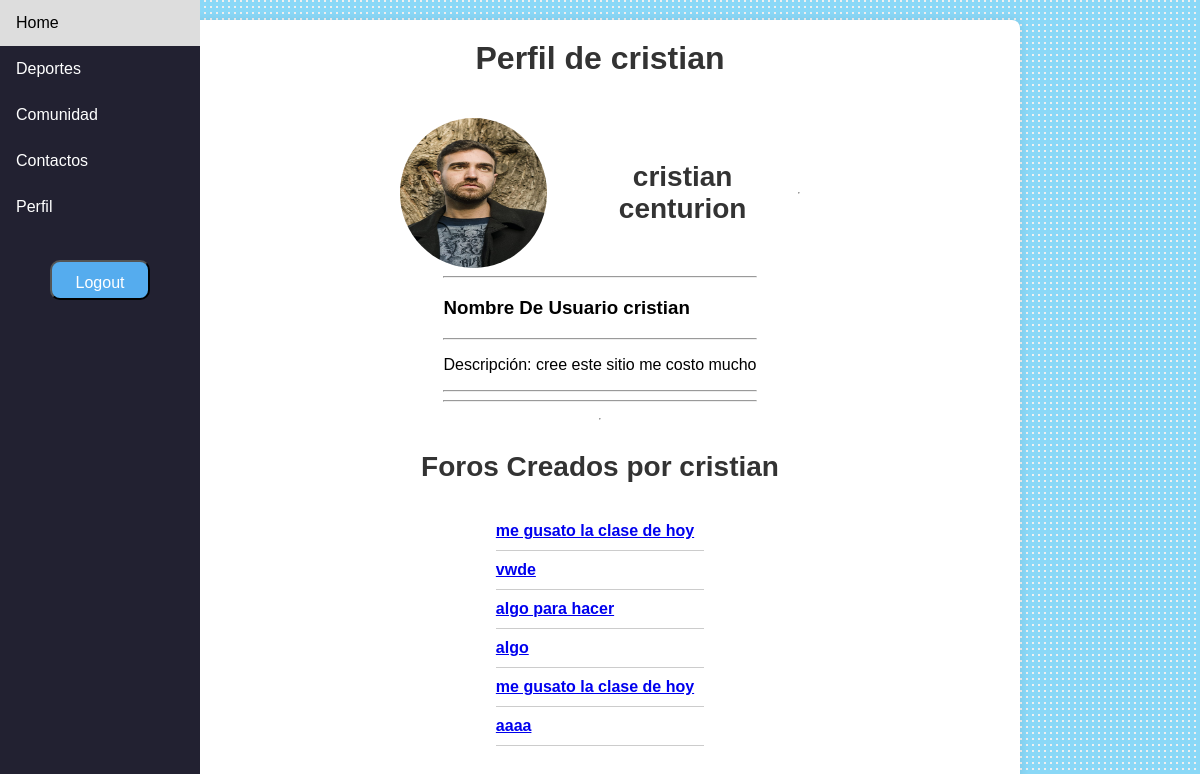
Page /perfil_ver/cristian/ (signed in) on the committed database.
### myapp/models.py (models this page shows, shortened)
class OtraClase(models.Model):
    edad = models.PositiveIntegerField(null=True, blank=True)
    foto_de_perfil = models.ImageField(upload_to='profile_pics/', null=True, blank=True)
    descripcion = models.TextField(blank=True)
    original = models.ForeignKey(User, on_delete=models.CASCADE)

class Foro(models.Model):
    creador = models.ForeignKey(User, on_delete=models.CASCADE)
    titulo = models.CharField(max_length=100)
    descripcion = models.TextField()
    deporte = models.ForeignKey(Deporte, on_delete=models.CASCADE)
    likes = models.IntegerField(default=0)
    usuarios_que_dieron_like = models.ManyToManyField(User, related_name='likes_foro', blank=True)

### myapp/views.py (the view)
# urls.py: path('perfil_ver/<str:username>/', views.ver_perfil_otro_usuario, name='ver_perfil_otro_usuario'),
@login_required
def ver_perfil_otro_usuario(request, username):
    otro_usuario = get_object_or_404(User, username=username)
    otra_clase = OtraClase.objects.filter(original=otro_usuario).first()
    foto_de_perfil_url = otra_clase.foto_de_perfil.url if otra_clase and otra_clase.foto_de_perfil else None
    foros_creados = Foro.objects.filter(creador=otro_usuario)
    saludo = request.user.is_authenticated
    return render(request, 'ver_perfil_otro_usuario.html', {
        'user': otro_usuario,
        'otra_clase': otra_clase,
        'foto_de_perfil_url': foto_de_perfil_url,
        'foros_creados': foros_creados,
        'mostrar_botones': False,
        'saludo': saludo ,
        })

### myapp/templates/ver_perfil_otro_usuario.html (shortened to what this page needs)
{% load static %}
<!DOCTYPE html>
<html lang="en">
<head>
    <link rel="stylesheet" type="text/css" href="{% static 'css/styles.css' %}">
    <link rel="stylesheet" type="text/css" href="{% static 'css/perfil.css' %}">
</head>
<body>
    <div class="navbar">
        <ul>
            <li><a href="/">Home</a></li>
            <li><a href="/deportes">Deportes</a></li>
            <li><a href="/ver-foros">Comunidad</a></li>
            {% if saludo %}
                <li><a href="/contactos">Contactos</a></li>
                <li><a href="/perfil">Perfil</a></li>
                <form action="{% url 'logout' %}" method="post">
                    <li><button type="submit">Logout</button></li>
                </form>
            {% elif login_button %}
                <li><a href="{% url 'login' %}" class="button">Login</a></li>
            {% endif %}
        </ul>
    </div>
    <div class="container">
        <h1>Perfil de {{ user.username }}</h1>
        <div class="profile-details">
            <img src="{% if otra_clase.foto_de_perfil %}{{ otra_clase.foto_de_perfil.url }}{% else %}{% static 'img/default_profile.png' %}{% endif %}" alt="Foto de perfil">
            <h2>{{ user.first_name }} {{ user.last_name }}</h2>
            <hr>
        </div>
        <div>
            <hr>
            <h3>Nombre De Usuario {{ user.username }}</h3>
            <hr>
            <p>Descripción: <span id="descripcion">{{ otra_clase.descripcion }}</span> </p>
            <hr>
            <hr>
        </div>
        <hr>
        <h2>Foros Creados por {{ user.username }}</h2>
        <ul class="forum-list">
            {% for foro in foros_creados %}
            <li class="forum-item">
                <span class="forum-title"><a href="{% url 'detalle_foro' foro.id %}">{{ foro.titulo }}</a></span>
            </li>
            <hr class="hr-line">
            {% endfor %}
        </ul>
    </div>
</body>
</html>

### myapp/static/css/styles.css (style rules this page uses)
body { background-color: #8ad8f7; font-family: Arial, sans-serif; margin: 20px; background-image: url('../img/puntos.png'); background-repeat: repeat; }
.container { max-width: 800px; margin: 0 auto; padding: 20px; }
button, a.button { border-radius: 10px; width: 100px; height: 40px; line-height: 40px; display: block; background-color: #55acee; color: #fff; font-size: 16px; text-align: center; text-decoration: none; cursor: pointer; margin: 10px auto; }
h1 { text-align: center; }
.navbar { background-color: #222131; overflow: hidden; width: 200px; position: fixed; top: 0; left: 0; height: 100vh; }
.navbar ul { list-style-type: none; margin: 0; padding: 0; display: flex; flex-direction: column; height: 100%; overflow-y: auto; }
.navbar li { display: block; }
.navbar li a { display: block; color: white; padding: 14px 16px; text-decoration: none; }
form { text-align: center; }

### myapp/static/css/perfil.css (style rules this page uses)
.container { max-width: 800px; margin: 20px auto; padding: 20px; background-color: #fff; border-radius: 8px; box-shadow: 0 0 10px rgba(0, 0, 0, 0.1); display: flex; flex-direction: column; align-items: center; }
.profile-details { width: 100%; max-width: 400px; margin-top: 20px; text-align: center; }
form { width: 100%; max-width: 400px; margin-top: 20px; text-align: center; }
h1 { font-size: 32px; color: #333; margin-top: 0; }
h2 { font-size: 28px; color: #333; display: flex; }
img { width: 150px; height: 150px; border-radius: 50%; margin-right: 20px; float: left; }
.profile-details { width: 100%; max-width: 400px; margin-top: 20px; text-align: center; display: flex; flex-direction: row; align-items: center; justify-content: center; }
.profile-details img { width: 150px; height: 150px; border-radius: 50%; margin-right: 20px; }
.profile-details h2 { margin: 0; }
.forum-list { list-style-type: none; padding: 0; }
.forum-item { margin-bottom: 10px; }
.forum-title { font-weight: bold; margin-right: 10px; color: #000; }
.hr-line { border: 0; height: 1px; background-color: #ccc; margin-top: 10px; margin-bottom: 10px; }

### rows in the picture
OtraClase: foto_de_perfil (picture), descripcion "cree este sitio me costo mucho"
Foro: titulo "me gusato la clase de hoy"
Foro: titulo "vwde"
Foro: titulo "algo para hacer"
Foro: titulo "algo"
Foro: titulo "me gusato la clase de hoy"
Foro: titulo "aaaa"

### other values in the picture
{{ user.username }} "cristian"
{{ user.first_name }} "cristian"
{{ user.last_name }} "centurion"
